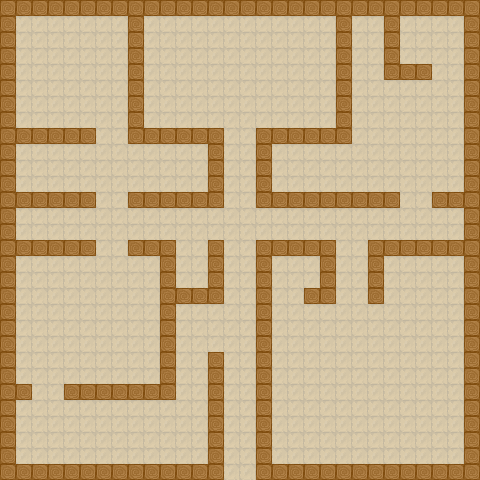

The image is a tile-based game level rendered from a .tmx file. Its description and complete source (layers, tilesets, objects, tile grids) follow:
An orthogonal 30x30 tile map with 16x16 px tiles, 1 tile layer (Tile Layer 1).

<map version="1.10" tiledversion="1.11.2" orientation="orthogonal" renderorder="right-down" width="30" height="30" tilewidth="16" tileheight="16" infinite="0" nextlayerid="2" nextobjectid="1">
 <tileset firstgid="1" source="../map.tsx" />
 <layer id="1" name="Tile Layer 1" width="30" height="30">
  <data encoding="csv">
2,2,2,2,2,2,2,2,2,2,2,2,2,2,2,2,2,2,2,2,2,2,2,2,2,2,2,2,2,2,
2,1,1,1,1,1,1,1,2,1,1,1,1,1,1,1,1,1,1,1,1,2,1,1,2,1,1,1,1,2,
2,1,1,1,1,1,1,1,2,1,1,1,1,1,1,1,1,1,1,1,1,2,1,1,2,1,1,1,1,2,
2,1,1,1,1,1,1,1,2,1,1,1,1,1,1,1,1,1,1,1,1,2,1,1,2,1,1,1,1,2,
2,1,1,1,1,1,1,1,2,1,1,1,1,1,1,1,1,1,1,1,1,2,1,1,2,2,2,1,1,2,
2,1,1,1,1,1,1,1,2,1,1,1,1,1,1,1,1,1,1,1,1,2,1,1,1,1,1,1,1,2,
2,1,1,1,1,1,1,1,2,1,1,1,1,1,1,1,1,1,1,1,1,2,1,1,1,1,1,1,1,2,
2,1,1,1,1,1,1,1,2,1,1,1,1,1,1,1,1,1,1,1,1,2,1,1,1,1,1,1,1,2,
2,2,2,2,2,2,1,1,2,2,2,2,2,2,1,1,2,2,2,2,2,2,1,1,1,1,1,1,1,2,
2,1,1,1,1,1,1,1,1,1,1,1,1,2,1,1,2,1,1,1,1,1,1,1,1,1,1,1,1,2,
2,1,1,1,1,1,1,1,1,1,1,1,1,2,1,1,2,1,1,1,1,1,1,1,1,1,1,1,1,2,
2,1,1,1,1,1,1,1,1,1,1,1,1,2,1,1,2,1,1,1,1,1,1,1,1,1,1,1,1,2,
2,2,2,2,2,2,1,1,2,2,2,2,2,2,1,1,2,2,2,2,2,2,2,2,2,1,1,2,2,2,
2,1,1,1,1,1,1,1,1,1,1,1,1,1,1,1,1,1,1,1,1,1,1,1,1,1,1,1,1,2,
2,1,1,1,1,1,1,1,1,1,1,1,1,1,1,1,1,1,1,1,1,1,1,1,1,1,1,1,1,2,
2,2,2,2,2,2,1,1,2,2,2,1,1,2,1,1,2,2,2,2,2,1,1,2,2,2,2,2,2,2,
2,1,1,1,1,1,1,1,1,1,2,1,1,2,1,1,2,1,1,1,2,1,1,2,1,1,1,1,1,2,
2,1,1,1,1,1,1,1,1,1,2,1,1,2,1,1,2,1,1,1,2,1,1,2,1,1,1,1,1,2,
2,1,1,1,1,1,1,1,1,1,2,2,2,2,1,1,2,1,1,2,2,1,1,2,1,1,1,1,1,2,
2,1,1,1,1,1,1,1,1,1,2,1,1,1,1,1,2,1,1,1,1,1,1,1,1,1,1,1,1,2,
2,1,1,1,1,1,1,1,1,1,2,1,1,1,1,1,2,1,1,1,1,1,1,1,1,1,1,1,1,2,
2,1,1,1,1,1,1,1,1,1,2,1,1,1,1,1,2,1,1,1,1,1,1,1,1,1,1,1,1,2,
2,1,1,1,1,1,1,1,1,1,2,1,1,2,1,1,2,1,1,1,1,1,1,1,1,1,1,1,1,2,
2,1,1,1,1,1,1,1,1,1,2,1,1,2,1,1,2,1,1,1,1,1,1,1,1,1,1,1,1,2,
2,2,1,1,2,2,2,2,2,2,2,1,1,2,1,1,2,1,1,1,1,1,1,1,1,1,1,1,1,2,
2,1,1,1,1,1,1,1,1,1,1,1,1,2,1,1,2,1,1,1,1,1,1,1,1,1,1,1,1,2,
2,1,1,1,1,1,1,1,1,1,1,1,1,2,1,1,2,1,1,1,1,1,1,1,1,1,1,1,1,2,
2,1,1,1,1,1,1,1,1,1,1,1,1,2,1,1,2,1,1,1,1,1,1,1,1,1,1,1,1,2,
2,1,1,1,1,1,1,1,1,1,1,1,1,2,1,1,2,1,1,1,1,1,1,1,1,1,1,1,1,2,
2,2,2,2,2,2,2,2,2,2,2,2,2,2,1,1,2,2,2,2,2,2,2,2,2,2,2,2,2,2
</data>
 </layer>
</map>